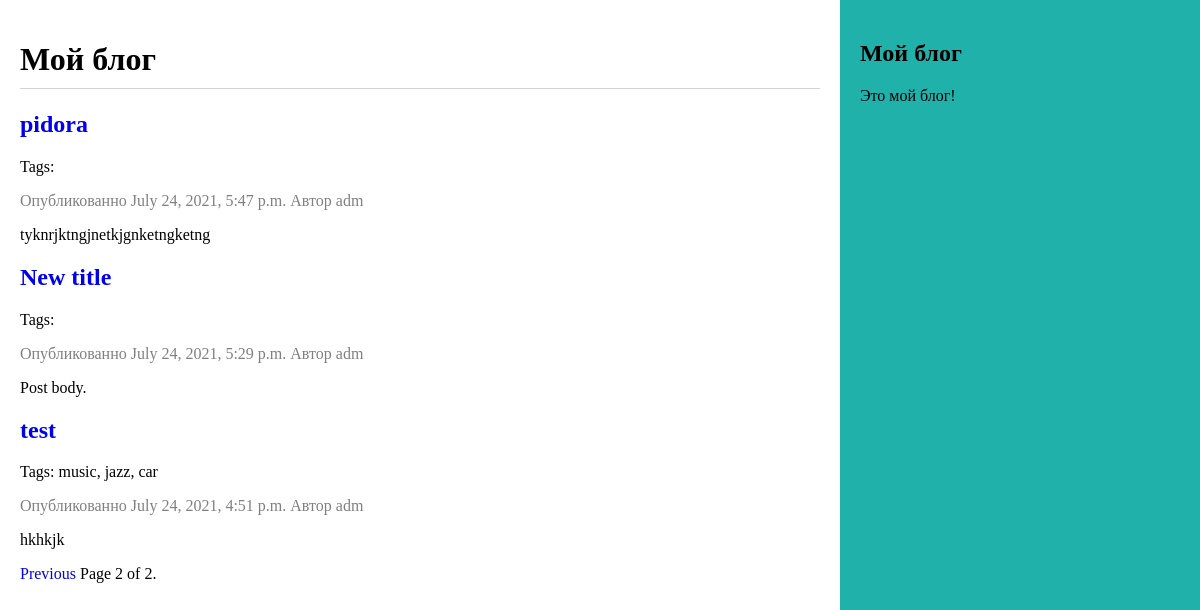
Screenshot of /blog/?page=2 with the database file from the repository.
### blog/models.py (models this page shows, shortened)
class Post(models.Model):
    STATUS_CHOICES = (
        ('draft', 'Draft'),
        ('published', 'Published'),
    )
    title = models.CharField(max_length=250)
    slug = models.SlugField(max_length=250,
                            unique_for_date='publish')
    author = models.ForeignKey(User,
                               on_delete=models.CASCADE,
                               related_name='blog_posts')
    def get_absolute_url(self):
        return reverse('blog:post_detail',
                       args=[self.publish.year,
                             self.publish.month,
                             self.publish.day,
                             self.slug])
    body = models.TextField()
    publish = models.DateTimeField(default=timezone.now)
    created = models.DateTimeField(auto_now_add=True)
    updated = models.DateTimeField(auto_now=True)
    status = models.CharField(max_length=10,
                              choices=STATUS_CHOICES,
                              default='draft')
    objects = models.Manager()  # Менеджер по умолчанию
    published = PublishedManager()  # Собственный менеджер
    tags = TaggableManager()
    class Meta:
        ordering = ('-publish',)

### blog/views.py (the view)
# urls.py: path('', views.PostListView.as_view(), name='post_list'),
class PostListView(ListView):
    queryset = Post.published.all()
    context_object_name = 'posts'
    paginate_by = 3
    template_name = 'blog/post/list.html'

### blog/templates/blog/post/list.html (shortened to what this page needs)
{% extends "blog/base.html" %}
{% block content %}
  <h1>Мой блог</h1>
  {% for post in posts %}
    <h2>
      <a href="{{ post.get_absolute_url }}">
       {{ post.title }}
      </a>
    </h2>
      <p class="tags">Tags: {{ post.tags.all|join:", " }}</p>
    <p class="date">
      Опубликованно {{ post.publish }} Автор {{ post.author }}
    </p>
    {{ post.body|truncatewords:30|linebreaks }}
  {% endfor %}
{% include "../pagination.html" with page=page_obj %}
{% endblock %}

### blog/templates/blog/base.html (shortened to what this page needs)
{% load static %}
<!DOCTYPE html>
<html>
<head>
 <link href="{% static 'css/blog.css' %}" rel="stylesheet">
</head>
<body>
 <div id="content">
  {% block content %}
      {% endblock %}
    </div>
 <div id="sidebar">
 <h2>Мой блог</h2>
 <p>Это мой блог!</p>
 </div></body>
</html>

### blog/templates/blog/pagination.html (shortened to what this page needs)
<div class="pagination">
 <span class="step-links">
  {% if page.has_previous %}
      <a href="?page={{ page.previous_page_number }}">Previous</a>
  {% endif %}
    <span class="current">
  Page {{ page.number }} of {{ page.paginator.num_pages }}.
    </span>
  </span>
</div>

### blog/static/css/blog.css (style rules this page uses)
* { box-sizing:border-box; }
a { text-decoration: none; }
body, html { height: 100%; margin: 0; }
h1 { border-bottom: 1px solid lightgrey; padding-bottom: 10px; }
.date, .info { color: grey; }
#content, #sidebar { display: inline-block; float: left; padding: 20px; height: 100%; }
#content { width: 70%; }
#sidebar { width: 30%; background-color: lightseagreen; }

### rows the page displays
Post: title "pidora", publish "July 24, 2021, 5:47 p.m.", author "adm", body "tyknrjktngjnetkjgnketngketng"
Post: title "New title", publish "July 24, 2021, 5:29 p.m.", author "adm", body "Post body."
Post: title "test", tags.all "music, jazz, car", publish "July 24, 2021, 4:51 p.m.", author "adm", body "hkhkjk"

### other values shown
{{ page.number }} "2"
{{ page.paginator.num_pages }} "2"
